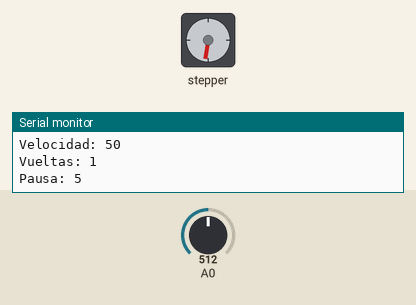
Simulated run of this sketch. Board: Arduino Uno, built with avr-gcc and run on an emulated ATmega328P. On the bench: stepper motor, the last lines printed to the serial monitor. Inputs (shaded band) come from the test bench; at power-on: A0 = 512. Stepper angles assume 200 steps per turn.

Above: at 7.0 s.
7.1 s: A0 set to 412
At 8.2 s:
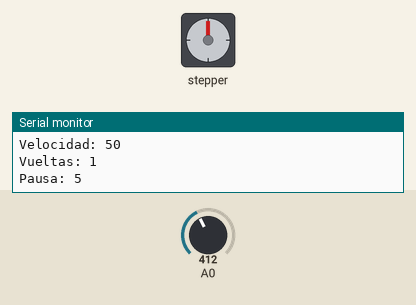
14.1 s: A0 set to 386
At 19.18 s:
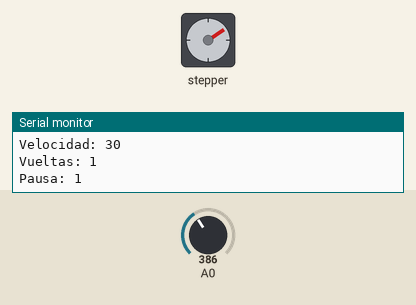
21.4 s: A0 set to 900
At 22.86 s:
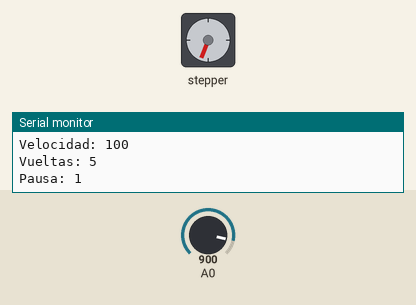
40.6 s: A0 set to 808
At 43.46 s:
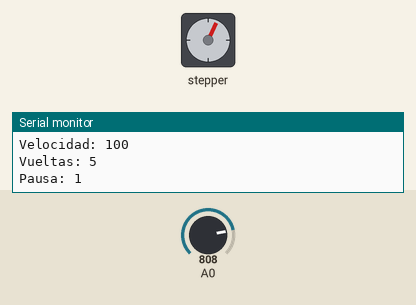
47.6 s: A0 set to 789
54.6 s: A0 set to 1023
Timing chart, 0 to 67.8 s (numbered marks = the images above; inputs shaded):
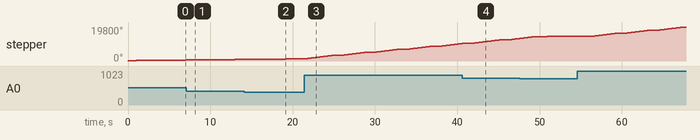

The sketch:

sketch_260528.ino
```cpp
// Control motor según posición resistencia

#include <Stepper.h>

// número de pasos en una rotación completa
const int pasosPorVuelta = 200;

// le indica al Arduino en qué pines está enchufado el controlador
Stepper controlador(pasosPorVuelta, 8, 9, 10, 11);

void ponerMotorEnNeutro() {
  digitalWrite(8, LOW);
  digitalWrite(9, LOW);
  digitalWrite(10, LOW);
  digitalWrite(11, LOW);
}

int comprendidoEntre(int v, int a, int b) {
  if ( (v >= a) && (v < b) ) {
    return 1;
  }
  return 0;
}

// Convierte la posición del potenciómetro (entre 0 y 1023)
// a un selector de modo
int selectorSegunPotenciometro(int potenciometro) {

  if (comprendidoEntre(potenciometro, 0, 400)) {
      return 1;
  }
  if (comprendidoEntre(potenciometro, 400, 800)) {
      return 2;
  }
  if (comprendidoEntre(potenciometro, 800, 1024)) {
      return 3;
  }

  return 0;
}

// Modos
// - Modo parado
// - Modo radio
// - Modo regreso
// - Modo temporizador

// Configura el puerto serie a 9600 baudios
void setup() {
  Serial.begin(9600);
}


void loop() {

  int posicionResistencia = analogRead(A0);
  Serial.print("Resistencia: ");
  Serial.println(posicionResistencia);

  int modo = selectorSegunPotenciometro(posicionResistencia);
  Serial.print("Modo elegido: ");
  Serial.println(modo);

  int velocidadRpm = 0;
  int vueltas = 0;
  int pausa = 1; // en segundos

  switch (modo) {
      case 1:
          velocidadRpm = 30;
          vueltas = 1;
          pausa = 1;
          break;

      case 2:
          velocidadRpm = 50;
          vueltas = 1;
          pausa = 5;
          break;

      case 3:
          velocidadRpm = 100;
          vueltas = 5;
          pausa = 1;
          break;


      default:
          Serial.println("Error de programación: modo desconocido");
  }

  Serial.print("Velocidad: "); Serial.println(velocidadRpm);

  Serial.print("Vueltas: "); Serial.println(vueltas);

  Serial.print("Pausa: "); Serial.println(pausa);

  controlador.setSpeed(velocidadRpm);
  controlador.step(pasosPorVuelta * vueltas);
  ponerMotorEnNeutro();
  delay(pausa * 1000);

  Serial.println("Fin pausa, loop nuevo");

}
```

Measured:
- the behaviour switches between 400 and 399 on A0 (found by bisection; images 1 and 2)
